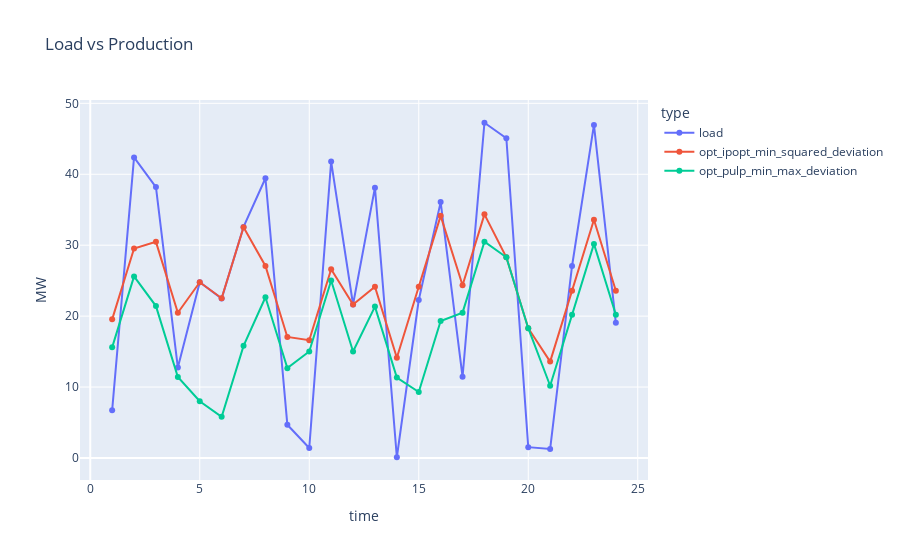

Here is the notebook cell this chart was saved with:
### Code cell
df_sol_pulp = pd.DataFrame(dict(
    time = [t for t in range(1,T+1)],
    power = [pulp.value(prod[t]) for t in range(1,T+1)],
    type = "opt_pulp_min_max_deviation"
))

fig = px.line(pd.concat([df_load,df_sol_ipopt,df_sol_pulp]), x="time", y="power",color="type", title="Load vs Production", markers=True) 
fig.update_layout(xaxis_title="time", yaxis_title="MW")
fig.show()

### Figure 1 — Plotly figure (JSON) as saved in the notebook; plotly's stock layout.template omitted (floating-point values rounded to 4 significant figures)
{"data": [{"hovertemplate": "type=load<br>time=%{x}<br>power=%{y}<extra></extra>", "legendgroup": "load", "line": {"color": "#636efa", "dash": "solid"}, "marker": {"symbol": "circle"}, "mode": "markers+lines", "name": "load", "orientation": "v", "showlegend": true, "type": "scatter", "x": [1, 2, 3, 4, 5, 6, 7, 8, 9, 10, 11, 12, 13, 14, 15, 16, 17, 18, 19, 20, 21, 22, 23, 24], "xaxis": "x", "y": [6.718, 42.37, 38.19, 12.75, 24.77, 22.47, 32.58, 39.44, 4.693, 1.417, 41.79, 21.64, 38.11, 0.1053, 22.27, 36.08, 11.44, 47.26, 45.07, 1.529, 1.272, 27.07, 46.96, 19.06], "yaxis": "y"}, {"hovertemplate": "type=opt_ipopt_min_squared_deviation<br>time=%{x}<br>power=%{y}<extra></extra>", "legendgroup": "opt_ipopt_min_squared_deviation", "line": {"color": "#EF553B", "dash": "solid"}, "marker": {"symbol": "circle"}, "mode": "markers+lines", "name": "opt_ipopt_min_squared_deviation", "orientation": "v", "showlegend": true, "type": "scatter", "x": [1, 2, 3, 4, 5, 6, 7, 8, 9, 10, 11, 12, 13, 14, 15, 16, 17, 18, 19, 20, 21, 22, 23, 24], "xaxis": "x", "y": [19.54, 29.54, 30.47, 20.47, 24.77, 22.53, 32.53, 27.06, 17.06, 16.6, 26.6, 21.64, 24.14, 14.14, 24.14, 34.14, 24.35, 34.35, 28.3, 18.3, 13.59, 23.59, 33.59, 23.59], "yaxis": "y"}, {"hovertemplate": "type=opt_pulp_min_max_deviation<br>time=%{x}<br>power=%{y}<extra></extra>", "legendgroup": "opt_pulp_min_max_deviation", "line": {"color": "#00cc96", "dash": "solid"}, "marker": {"symbol": "circle"}, "mode": "markers+lines", "name": "opt_pulp_min_max_deviation", "orientation": "v", "showlegend": true, "type": "scatter", "x": [1, 2, 3, 4, 5, 6, 7, 8, 9, 10, 11, 12, 13, 14, 15, 16, 17, 18, 19, 20, 21, 22, 23, 24], "xaxis": "x", "y": [15.6, 25.6, 21.42, 11.42, 8.001, 5.809, 15.81, 22.67, 12.67, 15.02, 25.02, 15.02, 21.34, 11.34, 9.306, 19.31, 20.49, 30.49, 28.3, 18.3, 10.19, 20.19, 30.19, 20.19], "yaxis": "y"}], "layout": {"autosize": true, "legend": {"title": {"text": "type"}, "tracegroupgap": 0}, "title": {"text": "Load vs Production"}, "xaxis": {"anchor": "y", "autorange": true, "domain": [0, 1], "range": [-0.4319, 25.43], "title": {"text": "time"}, "type": "linear"}, "yaxis": {"anchor": "x", "autorange": true, "domain": [0, 1], "range": [-3.786, 51.16], "title": {"text": "MW"}, "type": "linear"}}}
